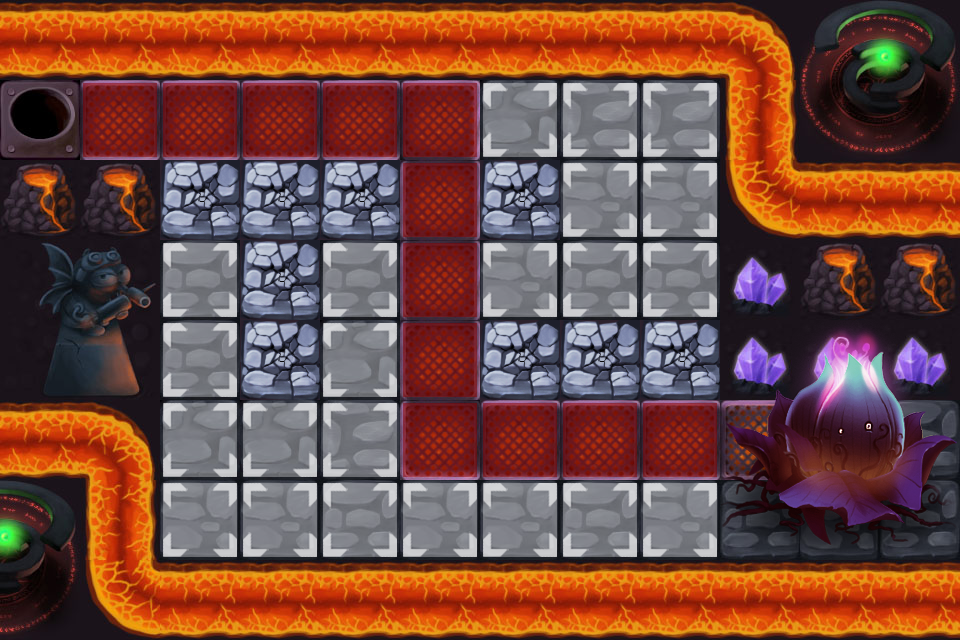

Tiled map render using the project's own tile images. Description and the map definition, with tile-layer contents summarised, below:
An orthogonal 12x8 tile map with 80x80 px tiles, 5 tile layers (BACKGROUND1, SEEDLAYER, Meta, Towerface, ...), 6 tilesets and 6 objects (WayPoint00, RapidSoliderPos, WayPoint01, WayPoint02, WayPoint03, ...).

<map version="1.0" orientation="orthogonal" width="12" height="8" tilewidth="80" tileheight="80">
 <tileset firstgid="1" name="build" tilewidth="80" tileheight="80">
  <image source="build.png" width="80" height="80" />
  <tile id="0">
   <properties>
    <property name="buildable" value="1" />
   </properties>
  </tile>
 </tileset>
 <tileset firstgid="2" name="road" tilewidth="80" tileheight="80">
  <image source="road.png" width="80" height="80" />
  <tile id="0">
   <properties>
    <property name="skillable" value="1" />
   </properties>
  </tile>
 </tileset>
 <tileset firstgid="3" name="rebuild_4" tilewidth="80" tileheight="80">
  <image source="rebuild_4.png" width="400" height="160" />
  <tile id="0">
   <properties>
    <property name="rebuildable" value="31" />
   </properties>
  </tile>
  <tile id="1">
   <properties>
    <property name="rebuildable" value="32" />
   </properties>
  </tile>
  <tile id="2">
   <properties>
    <property name="rebuildable" value="33" />
   </properties>
  </tile>
  <tile id="3">
   <properties>
    <property name="rebuildable" value="34" />
   </properties>
  </tile>
  <tile id="4">
   <properties>
    <property name="rebuildable" value="35" />
   </properties>
  </tile>
  <tile id="5">
   <properties>
    <property name="rebuildable" value="36" />
   </properties>
  </tile>
  <tile id="6">
   <properties>
    <property name="rebuildable" value="37" />
   </properties>
  </tile>
  <tile id="7">
   <properties>
    <property name="rebuildable" value="38" />
   </properties>
  </tile>
  <tile id="8">
   <properties>
    <property name="rebuildable" value="39" />
   </properties>
  </tile>
  <tile id="9">
   <properties>
    <property name="rebuildable" value="40" />
   </properties>
  </tile>
 </tileset>
 <tileset firstgid="13" name="41" tilewidth="80" tileheight="80">
  <image source="41.png" width="480" height="480" />
 </tileset>
 <tileset firstgid="49" name="42" tilewidth="80" tileheight="80">
  <image source="42.png" width="240" height="240" />
 </tileset>
 <tileset firstgid="58" name="4geduan" tilewidth="80" tileheight="80">
  <image source="4geduan.png" width="160" height="240" />
 </tileset>
 <layer name="BACKGROUND1" width="12" height="8">
  <data>[96 cells, 96 non-empty, 23 distinct tile ids]</data>
 </layer>
 <layer name="SEEDLAYER" width="12" height="8">
  <data>[96 cells, 9 non-empty, 9 distinct tile ids]</data>
 </layer>
 <layer name="Meta" width="12" height="8">
  <data>[96 cells, 31 non-empty, 1 distinct tile ids]</data>
 </layer>
 <layer name="Towerface" width="12" height="8">
  <data>[96 cells, 12 non-empty, 1 distinct tile ids]</data>
 </layer>
 <layer name="Rebuild" width="12" height="8">
  <data>[96 cells, 9 non-empty, 1 distinct tile ids]</data>
 </layer>
 <objectgroup name="Objects" width="12" height="8">
  <object name="WayPoint00" x="40" y="120" />
  <object name="RapidSoliderPos" x="40" y="200" />
  <object name="WayPoint01" x="440" y="120" />
  <object name="WayPoint02" x="440" y="440" />
  <object name="WayPoint03" x="760" y="440" />
  <object name="SeedsPos" x="920" y="360" />
 </objectgroup>
</map>
